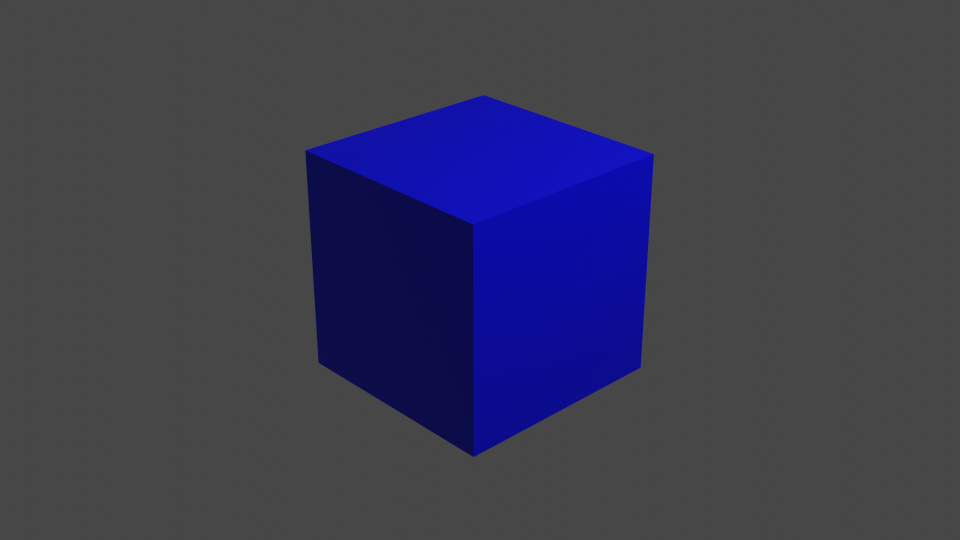
#> input picture cubo_azul_render.png, 1920 x 1080 px (shown at 1/2 size)
$ python string_art_algorithm.py ../cubo_azul_render.png 3 5 out.png
#> lines starting #> are read from the running program, lines starting #| are printed output that depends on the picture; after the words box and inside, x2 and y2 are one past the last pixel; in counts of white or black regions, pixels touching at a corner belong together
import numpy as np
from PIL import Image, ImageDraw, ImageEnhance
import json
import math
import sys

IMAGE_PATH = sys.argv[1] if len(sys.argv) > 1 else r"C:\Users\Admin\.gemini\antigravity\brain\c39cd392-d7db-4d2c-875e-6664c3cb2a95\portrait_for_string_art_1782063089154.png"
NUM_PINS = int(sys.argv[2]) if len(sys.argv) > 2 else 250
MAX_LINES = int(sys.argv[3]) if len(sys.argv) > 3 else 3000
OUTPUT_PREFIX = sys.argv[4] if len(sys.argv) > 4 else "result"

OUTPUT_JSON = f"pin_sequence_{OUTPUT_PREFIX}.json"
OUTPUT_IMAGE = f"string_art_{OUTPUT_PREFIX}.png"

LINE_WEIGHT = 20
RESOLUTION = 800
MIN_DISTANCE = NUM_PINS // 10  # REGLA DE VRELLIS: Prohibido hilos cortos

def get_line_pixels(x0, y0, x1, y1):
    pixels = []
    dx = abs(x1 - x0)
    dy = abs(y1 - y0)
    x, y = x0, y0
    sx = -1 if x0 > x1 else 1
    sy = -1 if y0 > y1 else 1
    if dx > dy:
        err = dx / 2.0
        while x != x1:
            pixels.append((x, y))
            err -= dy
            if err < 0:
                y += sy
                err += dx
            x += sx
    else:
        err = dy / 2.0
        while y != y1:
            pixels.append((x, y))
            err -= dx
            if err < 0:
                x += sx
                err += dy
            y += sy
    pixels.append((x, y))
    return pixels

def precalculate_lines(pins):
    print("Precalculating lines...")
    lines = {}
    for i in range(NUM_PINS):
        for j in range(i + 1, NUM_PINS):
            x0, y0 = pins[i]
            x1, y1 = pins[j]
            pixels = get_line_pixels(int(x0), int(y0), int(x1), int(y1))
            lines[(i, j)] = pixels
            lines[(j, i)] = pixels
    return lines

def main():
    print("Loading image...")
    img = Image.open(IMAGE_PATH).convert('L')
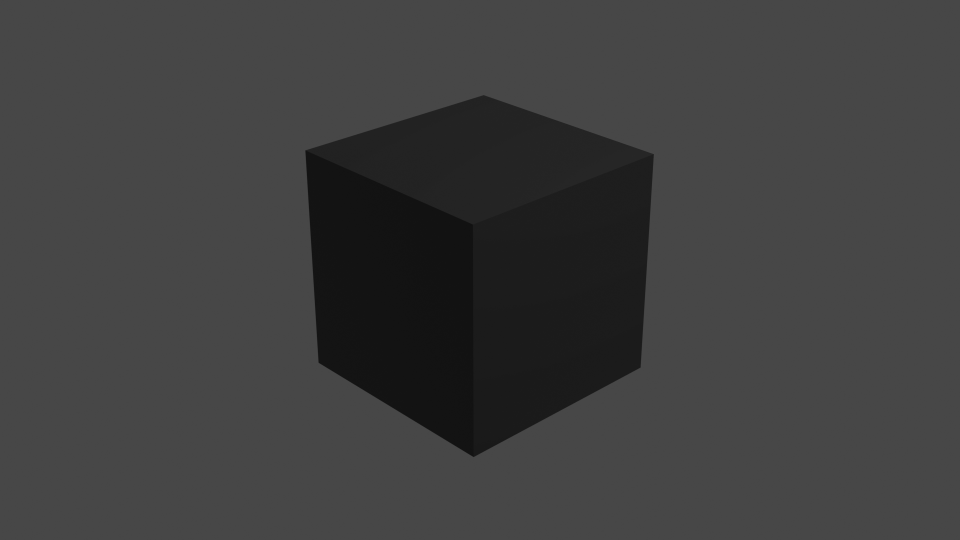
#> img: PIL image 1920x1080 L (shown at 1/2 size); min 17, max 72, mean 62.5

    # REGLA DE VRELLIS: Mejorar contraste al máximo para que los hilos no duden
    enhancer = ImageEnhance.Contrast(img)
    img = enhancer.enhance(1.5)  # Aumentamos contraste al 150%

    # Resize and crop to square
    w, h = img.size
#> w = 1920; h = 1080
    min_dim = min(h, w)
#> min_dim = 1080
    start_x = w//2 - min_dim//2
#> start_x = 420
    start_y = h//2 - min_dim//2
#> start_y = 0
    img = img.crop((start_x, start_y, start_x+min_dim, start_y+min_dim))
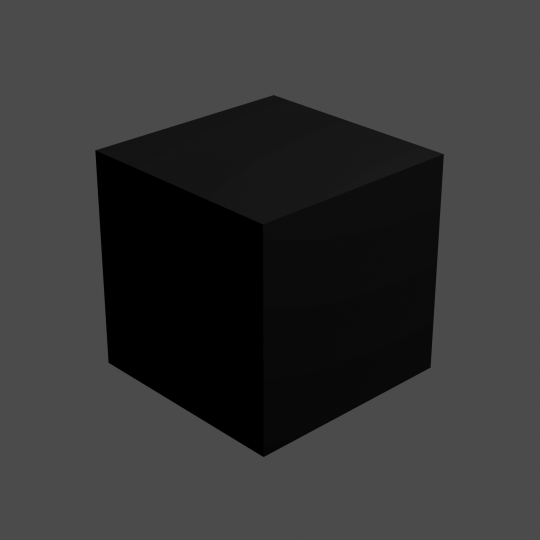
#> img: PIL image 1080x1080 L (shown at 1/2 size); min 0, max 77, mean 53.1
    img = img.resize((RESOLUTION, RESOLUTION))
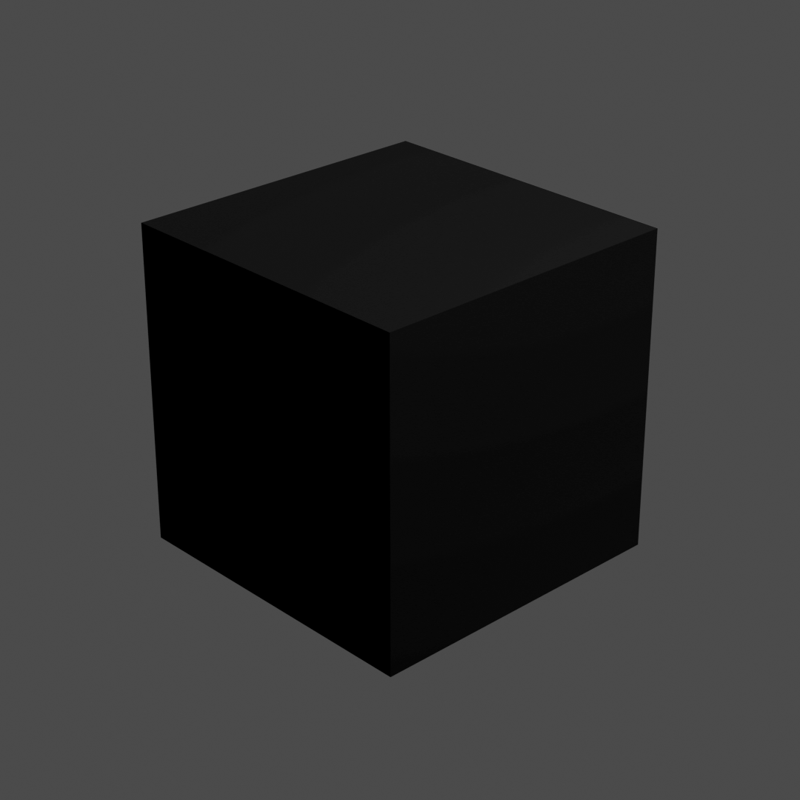
#> img: PIL image 800x800 L; min 0, max 77, mean 53.1

    img_array = np.array(img, dtype=np.float32)
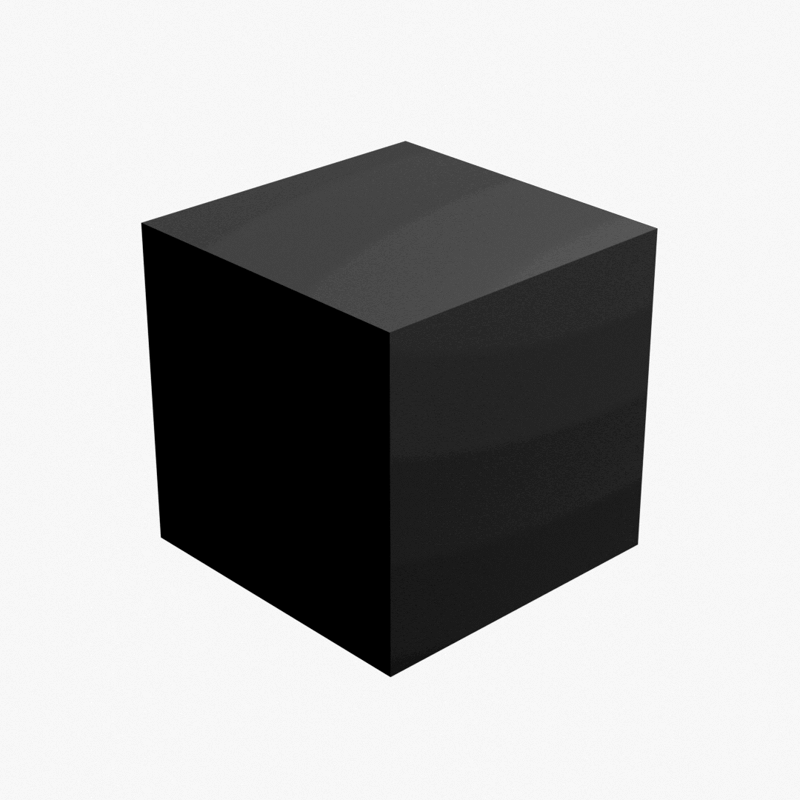
#> img_array: shape (800, 800) float32; min 0, max 77, mean 53.1; drawn with min black and max white
    img_array = 255.0 - img_array # Invert (Zonas oscuras ahora son altas = 255)
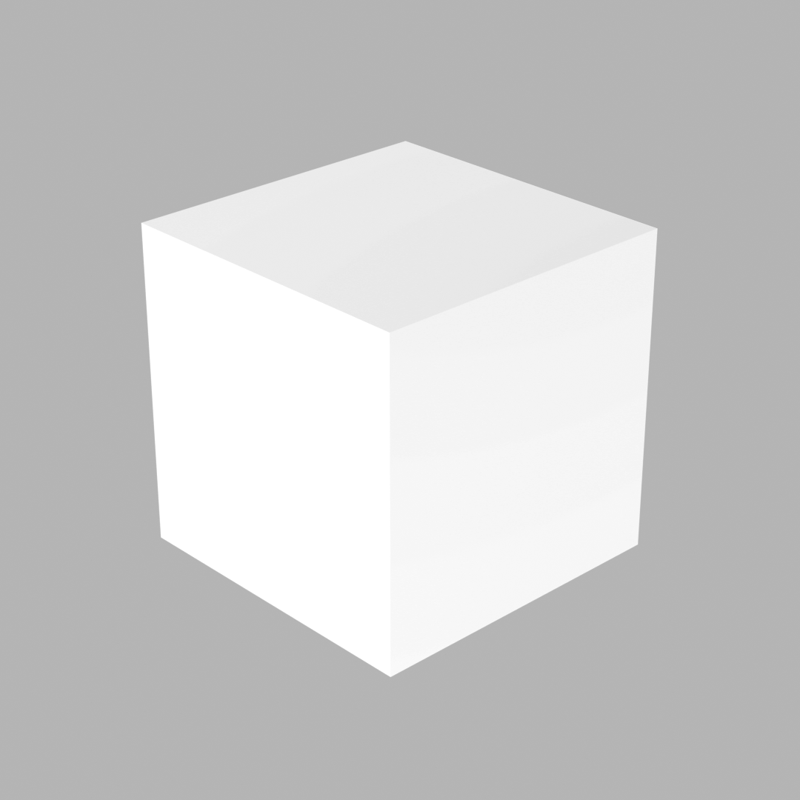
#> img_array: shape (800, 800) float32; min 178, max 255, mean 201.9

    # Apply circular mask
    center = (RESOLUTION//2, RESOLUTION//2)
    radius = RESOLUTION//2 - 2
    for y in range(RESOLUTION):
        for x in range(RESOLUTION):
            if (x - center[0])**2 + (y - center[1])**2 > radius**2:
                img_array[y, x] = 0
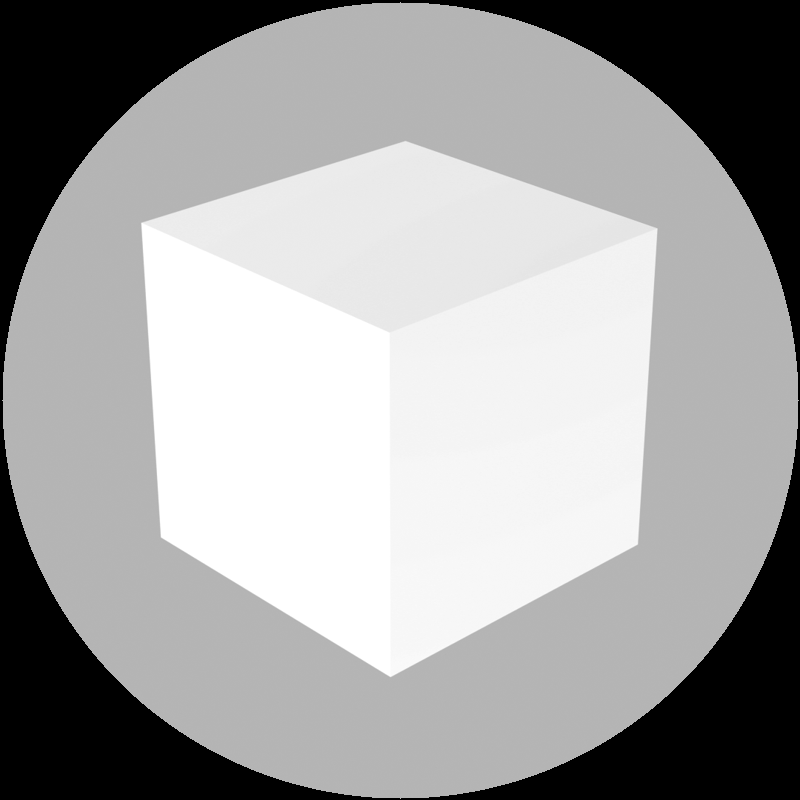
#> img_array: shape (800, 800) float32; min 0, max 255, mean 161.8

    print("Generating pins...")
    pins = []
    for i in range(NUM_PINS):
        angle = 2 * math.pi * i / NUM_PINS
        x = center[0] + radius * math.cos(angle)
        y = center[1] + radius * math.sin(angle)
        pins.append((x, y))

    lines = precalculate_lines(pins)
    sequence = [0]
    current_pin = 0
    error_img = img_array.copy()

    # Create white image for drawing result
    result_img = Image.new('L', (RESOLUTION, RESOLUTION), 255)
#> result_img: PIL image 800x800 L; every value is 255
    draw = ImageDraw.Draw(result_img)

    print("Starting greedy algorithm...")
    for step in range(MAX_LINES):
        if step % 500 == 0:
            print(f"Step {step}/{MAX_LINES}")

        best_score = -1
        best_pin = -1

        for next_pin in range(NUM_PINS):
            if next_pin == current_pin: continue

            # REGLA DE VRELLIS: Prohibido saltar a clavos demasiado cercanos
            dist_clockwise = abs(next_pin - current_pin)
            dist_counter = NUM_PINS - dist_clockwise
            if min(dist_clockwise, dist_counter) < MIN_DISTANCE:
                continue

            pixels = lines[(current_pin, next_pin)]
            score = 0
            for px, py in pixels:
                if 0 <= px < RESOLUTION and 0 <= py < RESOLUTION:
                    score += error_img[py, px]

            # Penalizamos levemente hilos muy cortos incluso si pasaron el filtro de min_distance
            score = score / max(len(pixels), 1)

            if score > best_score:
                best_score = score
                best_pin = next_pin

        if best_pin == -1:
            break

        pixels = lines[(current_pin, best_pin)]
        for px, py in pixels:
            if 0 <= px < RESOLUTION and 0 <= py < RESOLUTION:
                # Restamos oscuridad de la imagen original
                error_img[py, px] = max(0, error_img[py, px] - LINE_WEIGHT)

        # Draw line on result
        draw.line([pins[current_pin], pins[best_pin]], fill=0, width=1)

        sequence.append(best_pin)
        current_pin = best_pin
#> error_img: shape (800, 800) float32; 0.29% of pixels changed, all inside (x1, y1, x2, y2) = (200, 56, 799, 745)
#> after the loop, sequence = [0, 1, 2, 0, 1, 2]

    print("Algorithm complete. Saving output...")
    with open(OUTPUT_JSON, "w") as f:
        json.dump(sequence, f)

    result_img.save(OUTPUT_IMAGE)
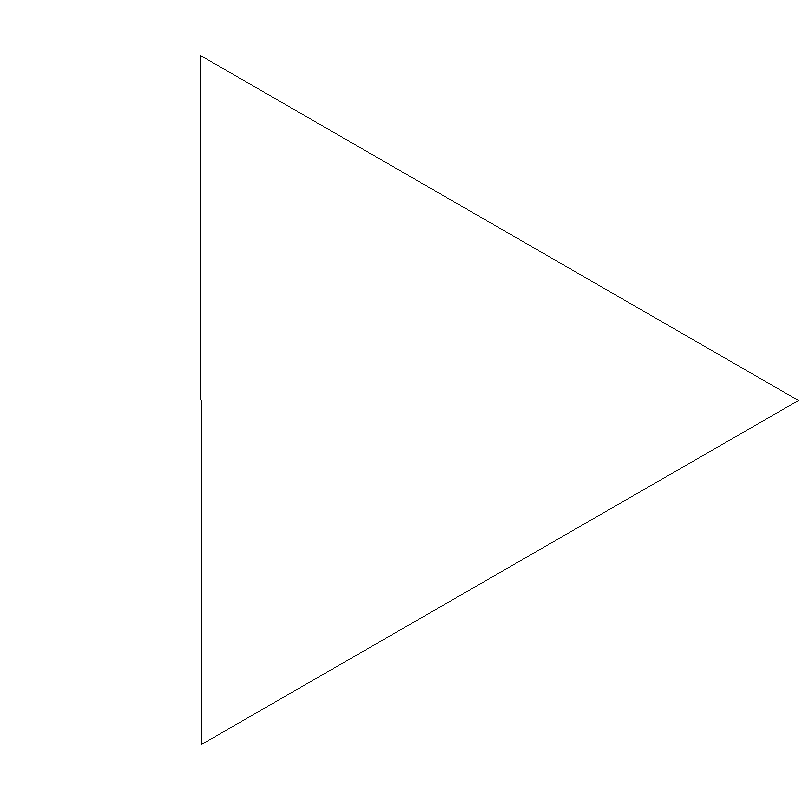
#> saved as string_art_out.png.png: PIL image 800x800 L; 99.7% white; black in thin lines or dots, all inside (x1, y1, x2, y2) = (200, 55, 799, 745)
    print("Done! Sequence length:", len(sequence))
#| Done! Sequence length: 6

if __name__ == "__main__":
    main()
